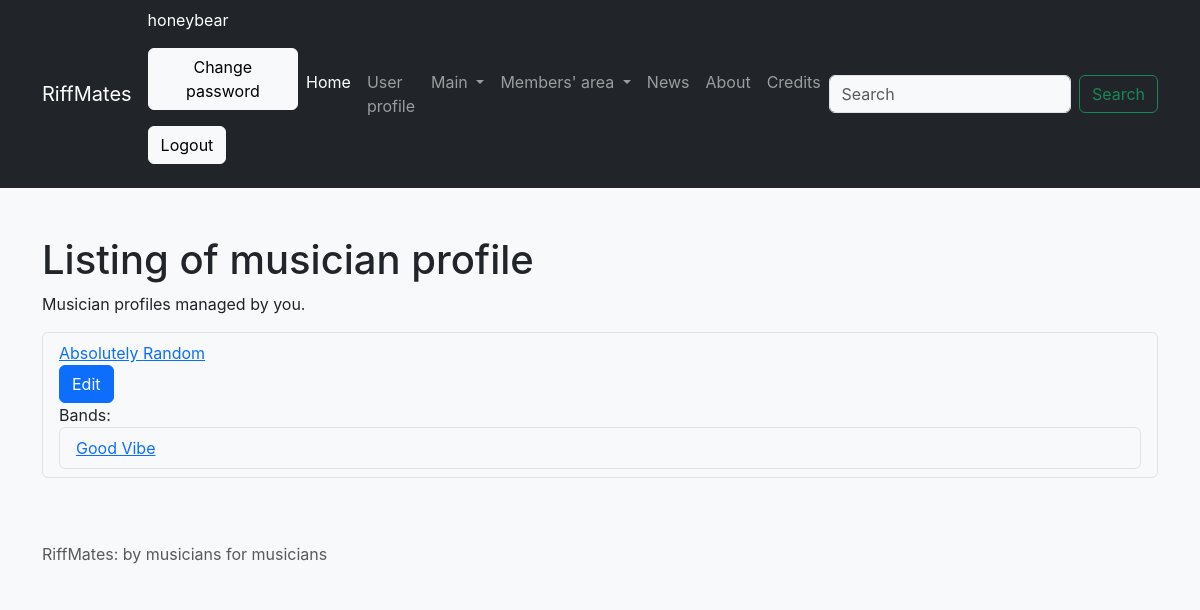
/bands/user_list_musician (signed in), run on the app's committed database.
### bands/models.py (models this page shows, shortened)
class Musician(models.Model):
    id = models.SmallAutoField(
        primary_key=True,
    )
    first_name = models.CharField(
        verbose_name="First name",
        max_length=50,
        error_messages="Enter your first name",
    )
    last_name = models.CharField(
        verbose_name="Last name",
        max_length=50,
        error_messages="Enter your last name",
    )
    birth = models.DateField(
        verbose_name = "Date of birth",
        blank=True,
        error_messages="Enter your date of birth",
    )
    STYLE_MUSIC = {
        "ROCK": "Rock and roll",
        "RELA": "Relaxing",
        "LIVE": "Lively",
    }
    style = models.CharField(
        verbose_name="Style of music",
        max_length=4,
        choices=STYLE_MUSIC,
        default="RELA",
        error_messages="Choose your style of music",
    )
    description = models.TextField(
        verbose_name="Description",
        max_length=300,
        blank=True,
        error_messages="Enter a description"
    )
    picture = models.ImageField(
        verbose_name="Your profile picture",
        max_length=500000, # 500KB,
        blank=True, null=True,
        help_text="Photo in JPG and PNG format only. Not more than 500KB.",
        error_messages="Upload a picture",
    )
    class Meta:
        ordering = ["first_name"]

class BandGroup(models.Model):
    id = models.SmallAutoField(primary_key=True)
    name = models.CharField(max_length=20, default="Band Group", verbose_name="Band group")
    members = models.ManyToManyField(to="bands.Musician", verbose_name="Members", blank=True)
    class Meta:
        ordering = ["name"]

### bands/views.py (the view)
def user_list_musician(request):
    data = {
        'title': 'List musician profile',
        'musicians': request.user.userprofile.musician_profiles.all(),
        'style_music': Musician.STYLE_MUSIC,
    }
    return render(request=request,
                  template_name="user_list_musician.html",
                  context=data)

### templates/user_list_musician.html (shortened to what this page needs)
{% extends "base.html" %}
{% block content %}
<h1>Listing of musician profile</h1>
<p>
    Musician profiles managed by you.
</p>
<p>
    <ul class="list-group">
        {% for m in musicians %}
        <li class="list-group-item">
            <a href="{% url "musician_detail" m.id %}">
                {{ m.first_name }} {{ m.last_name }}
            </a>
            <br>
            <a href="{% url 'user_edit_musician' m.id %}"
                class="btn btn-primary">
                Edit</a>
            <br>
            Bands:
            <ul class="list-group">
            {% if m.bandgroup_set.all|length != 0 %}
            {% for item in m.bandgroup_set.all %}
                <li class="list-group-item">
                    <a href="{% url 'bandgroup_detail' item.id %}">
                        {{ item.name }}
                    </a>
                </li>
            {% endfor %%}
            {% else %}
            <li class="list-group-item">None</li>
            {% endif %}
            </ul>
        </li>
        {% empty %}
        <li class="list-group-item">No musicians in the database</li>
        {% endfor %}
    </ul>
</p>
{% endblock content %}

### templates/base.html (shortened to what this page needs)
{% load django_browser_reload %}
{% load static %}
<!doctype html>
<html lang="en">
  <head>
    <link href="https://cdn.jsdelivr.net/npm/bootstrap@5.3.2/dist/css/bootstrap.min.css" rel="stylesheet">
    <link rel="stylesheet" href="{% static 'styles.css' %}">
    <link rel="stylesheet" href="{% static 'main.css' %}">
  </head>
  <body>
    {% block navbar %}
    <nav class="navbar navbar-expand-lg navbar-dark bg-dark">
      <div class="container">
        <a class="navbar-brand" href="{% url 'index' %}">RiffMates</a>
            <div>
              {% if user.is_authenticated %}
              <p class="text-white bg-dark">{{ user.username }}</p>
              <p>
              <form id="password-change-form" method="POST"
                action="{% url 'password_change' %}">
                <button type="submit" class="btn btn-light">Change password</button>
              </form>
              </p>
              <p>
              <form id="logout-form" method="POST"
                action="{% url 'logout' %}" >
                <button type="submit" class="btn btn-light">Logout</button>
              </form>
             </p>
              {% endif %}
            </div>
        <div class="collapse navbar-collapse" id="navbarSupportedContent">
          <ul class="navbar-nav me-auto mb-2 mb-lg-0">
            <li class="nav-item">
              <a class="nav-link active" aria-current="page"
              href="{% url 'index' %}">
                Home</a>
            </li>
            <li class="nav-item">
              <a class="nav-link" href="{% url 'user_profile' %}">
                User profile</a>
            </li>
            <li class="nav-item dropdown">
              <a class="nav-link dropdown-toggle" href="#" id="navbarDropdown" role="button" data-bs-toggle="dropdown" aria-expanded="false">
                Main
              </a>
              </li>
                {% if user.is_authenticated %}
                <li class="nav-item dropdown">
                  <a class="nav-link dropdown-toggle" href="#" id="navbarDropdown" role="button" data-bs-toggle="dropdown" aria-expanded="false">
                    Members' area
                  </a>
                  </li>
                  {% endif %}
                <li class="nav-item"><a class="nav-link"
                  href="{% url 'news' %}">News</a></li>
                <li class="nav-item"><a class="nav-link" href="{% url 'about' %}">
                  About</a></li>
                <li class="nav-item"><a class="nav-link" href="{% url 'credits' %}">
                  Credits</a></li>
          </ul>
          <form class="d-flex" role="search">
            <input class="form-control me-2" type="search" placeholder="Search" aria-label="Search">
            <button class="btn btn-outline-success" type="submit">Search</button>
          </form>
        </div>
      </div>
    </nav>
    {% endblock navbar %}
    <main>
    <div class="container my-5">
      {% block content %}{% endblock content %}
    </div>
    </main>
    <footer class="footer mt-auto py-3 bg-light">
        <div class="container">
          {% block footer %}
            <span class="text-muted">RiffMates: by musicians for musicians</span>
          {% endblock footer %}
        </div>
    </footer>
  </body>
</html>

### static/styles.css (style rules this page uses)
:root { --bs-body-bg: var(--bs-gray-100); }

### hello/static/main.css (style rules this page uses)
body { margin: 0; font-family: -apple-system, BlinkMacSystemFont, "Segoe UI", "Roboto", "Oxygen", "Ubuntu", "Cantarell", "Fira Sans", "Droid Sans", "Helvetica Neue", sans-serif; -webkit-font-smoothing: antialiased; -moz-osx-font-smoothing: grayscale; }

### data on the page
Musician: first_name "Absolutely", last_name "Random"
BandGroup: name "Good Vibe"

### other printed values
{{ user.username }} "honeybear"
